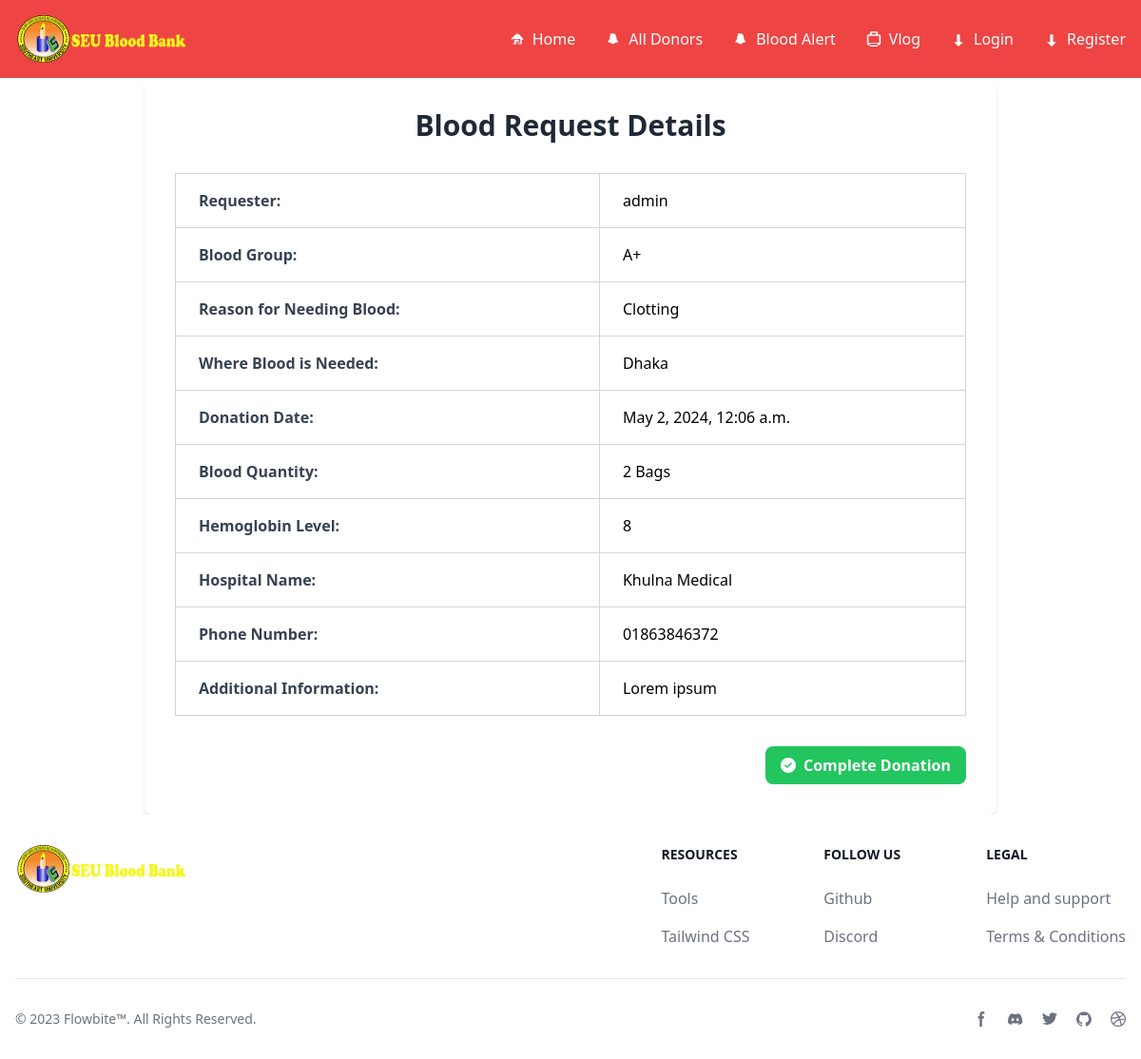
The app's page /donors/blood-requests/2/ with its own data.
### donationcenters/models.py (models this page shows, shortened)
class BLoodRequest(models.Model):
    requester = models.ForeignKey(User, on_delete=models.CASCADE)
    blood_group = models.CharField(max_length=200, choices=BLOOD_GROUP, null=True)
    why_need = models.CharField(max_length=200, choices=BLOOD_NEED, null=True)
    where_need = models.CharField(max_length=200, null=True)
    donation_date = models.DateTimeField(null=True)
    blood_quantity = models.CharField(max_length=200, choices=blood_bag_quantity, null=True)
    hemoglobin_level = models.CharField(max_length=10, choices=blood_hemoglobin_levels, null=True)
    hospital_name = models.CharField(max_length=200, null=True)
    phone_number = models.CharField(max_length=20, null=True)
    additional_information = models.TextField(null=True)
    is_donate = models.BooleanField(default=False,null=True)
    created_at = models.DateTimeField(auto_now_add=True,null=True)

### donationcenters/views.py (the view)
# urls.py: path('blood-requests/<int:pk>/', views.blood_request_details, name='blood_request_details'),
def blood_request_details(request, pk):
    blood_request = get_object_or_404(BLoodRequest, pk=pk)
    return render(request, 'donationcenters/blood_request_details.html', {'blood_request': blood_request})

### donationcenters/templates/donationcenters/blood_request_details.html (shortened to what this page needs)
{% extends "base.html" %}
{% block body %}
<div class="max-w-4xl mx-auto bg-white shadow-md rounded-lg overflow-hidden">
  <div class="p-8">
    <h2 class="text-3xl font-bold mb-8 text-center text-gray-800">Blood Request Details</h2>
    <table class="w-full border border-gray-300 mb-8">
      <tr class="border-b border-gray-300">
        <td class="font-semibold text-gray-700 border-r border-gray-300 py-4 px-6 text-left">Requester:</td>
        <td class="border-r border-gray-300 py-4 px-6 text-left">{{ blood_request.requester }}</td>
      </tr>
      <tr class="border-b border-gray-300">
        <td class="font-semibold text-gray-700 border-r border-gray-300 py-4 px-6 text-left">Blood Group:</td>
        <td class="border-r border-gray-300 py-4 px-6 text-left">{{ blood_request.get_blood_group_display }}</td>
      </tr>
      <tr class="border-b border-gray-300">
        <td class="font-semibold text-gray-700 border-r border-gray-300 py-4 px-6 text-left">Reason for Needing Blood:</td>
        <td class="border-r border-gray-300 py-4 px-6 text-left">{{ blood_request.get_why_need_display }}</td>
      </tr>
      <tr class="border-b border-gray-300">
        <td class="font-semibold text-gray-700 border-r border-gray-300 py-4 px-6 text-left">Where Blood is Needed:</td>
        <td class="border-r border-gray-300 py-4 px-6 text-left">{{ blood_request.where_need }}</td>
      </tr>
      <tr class="border-b border-gray-300">
        <td class="font-semibold text-gray-700 border-r border-gray-300 py-4 px-6 text-left">Donation Date:</td>
        <td class="border-r border-gray-300 py-4 px-6 text-left">{{ blood_request.donation_date }}</td>
      </tr>
      <tr class="border-b border-gray-300">
        <td class="font-semibold text-gray-700 border-r border-gray-300 py-4 px-6 text-left">Blood Quantity:</td>
        <td class="border-r border-gray-300 py-4 px-6 text-left">{{ blood_request.blood_quantity }}</td>
      </tr>
      <tr class="border-b border-gray-300">
        <td class="font-semibold text-gray-700 border-r border-gray-300 py-4 px-6 text-left">Hemoglobin Level:</td>
        <td class="border-r border-gray-300 py-4 px-6 text-left">{{ blood_request.hemoglobin_level }}</td>
      </tr>
      <tr class="border-b border-gray-300">
        <td class="font-semibold text-gray-700 border-r border-gray-300 py-4 px-6 text-left">Hospital Name:</td>
        <td class="border-r border-gray-300 py-4 px-6 text-left">{{ blood_request.hospital_name }}</td>
      </tr>
      <tr class="border-b border-gray-300">
        <td class="font-semibold text-gray-700 border-r border-gray-300 py-4 px-6 text-left">Phone Number:</td>
        <td class="border-r border-gray-300 py-4 px-6 text-left">{{ blood_request.phone_number }}</td>
      </tr>
      <tr class="border-b border-gray-300">
        <td class="font-semibold text-gray-700 border-r border-gray-300 py-4 px-6 text-left">Additional Information:</td>
        <td class="border-r border-gray-300 py-4 px-6 text-left">{{ blood_request.additional_information }}</td>
      </tr>
    </table>
    <div class="flex justify-end items-center">
      {% if not blood_request.is_donate %}
      <form action="{% url 'complete_blood_donation_details' blood_request.pk %}" method="post" class="inline">
        <button type="submit" class="bg-green-500 hover:bg-green-600 text-white font-semibold py-2 px-4 rounded-lg transition duration-300">
          <i class="fas fa-check-circle mr-2"></i>Complete Donation
        </button>
      </form>
      {% else %}
      <div class="bg-green-500 text-white font-semibold py-2 px-4 rounded-lg">
        <i class="fas fa-check-circle mr-2"></i>Donation Completed
      </div>
      {% endif %}
    </div>
  </div>
</div>
{% endblock %}

### records on screen
BLoodRequest: requester "admin", blood_group "A+", why_need "Clotting", where_need "Dhaka", donation_date "May 2, 2024, 12:06 a.m.", blood_quantity "2 Bags", hemoglobin_level "8", hospital_name "Khulna Medical", phone_number "01863846372", additional_information "Lorem ipsum"
